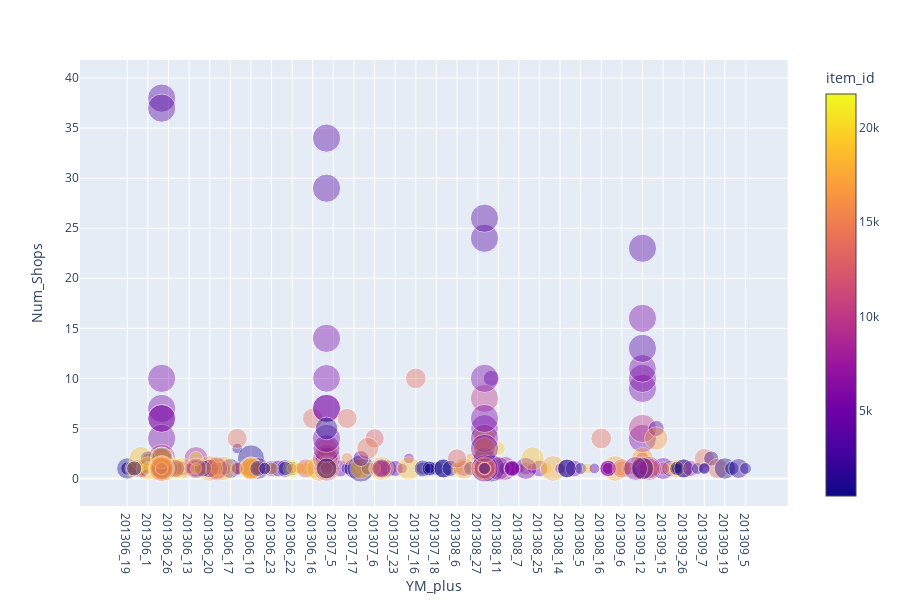

Notebook code cell kept with this figure:
### Code cell
import plotly.express as px

fig = px.scatter(shpdev1306_5, x="YM_plus", y="Num_Shops", opacity=0.4,color="item_id",
                 size='Num_months_Sold', hover_data=['SoldPM'])
fig.show()

### Figure 1 — Plotly figure (JSON) as saved in the notebook; plotly's stock layout.template omitted (floating-point values rounded to 4 significant figures; data arrays with more than 128 entries replaced by an {"elided": "..."} marker saying what was removed)
{"data": [{"customdata": {"elided": "318x1 int values"}, "hoverlabel": {"namelength": 0}, "hovertemplate": "YM_plus=%{x}<br>Num_Shops=%{y}<br>Num_months_Sold=%{marker.size}<br>SoldPM=%{customdata[0]}<br>item_id=%{marker.color}", "legendgroup": "", "marker": {"color": {"elided": "318 int values"}, "coloraxis": "coloraxis", "opacity": 0.4, "size": {"elided": "318 int values"}, "sizemode": "area", "sizeref": 0.07, "symbol": "circle"}, "mode": "markers", "name": "", "showlegend": false, "type": "scatter", "x": {"elided": "318 str values"}, "xaxis": "x", "y": {"elided": "318 int values"}, "yaxis": "y"}], "layout": {"coloraxis": {"colorbar": {"title": {"text": "item_id"}}, "colorscale": [[0, "#0d0887"], [0.1111, "#46039f"], [0.2222, "#7201a8"], [0.3333, "#9c179e"], [0.4444, "#bd3786"], [0.5556, "#d8576b"], [0.6667, "#ed7953"], [0.7778, "#fb9f3a"], [0.8889, "#fdca26"], [1, "#f0f921"]]}, "height": 600, "legend": {"itemsizing": "constant", "tracegroupgap": 0}, "margin": {"t": 60}, "xaxis": {"anchor": "y", "domain": [0, 0.98], "title": {"text": "YM_plus"}}, "yaxis": {"anchor": "x", "domain": [0, 1], "title": {"text": "Num_Shops"}}}}
